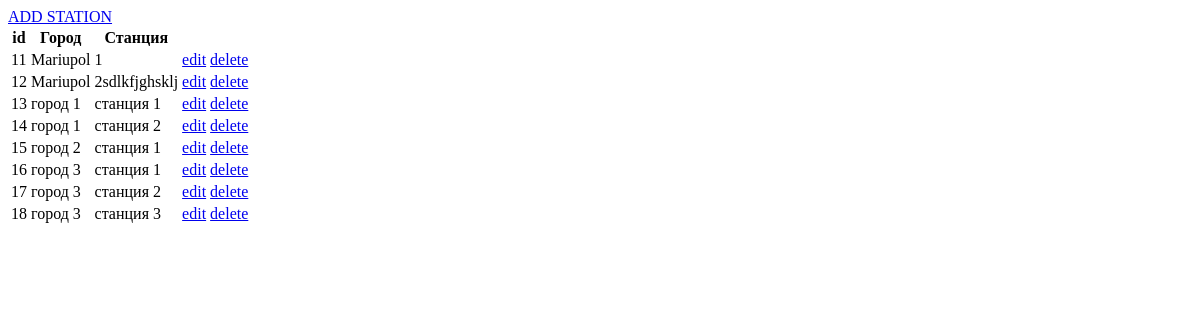
Page /admin/stations.php on the earlier database version.
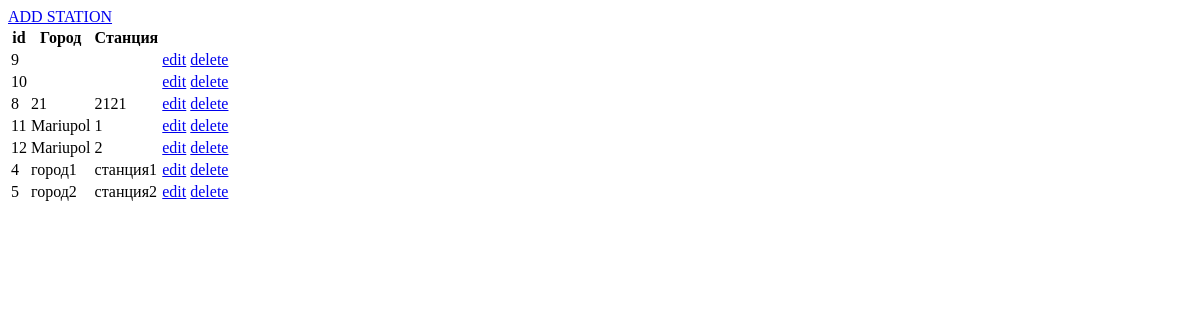
Same page on the later database version.
### tables this page shows
CREATE TABLE IF NOT EXISTS `Stations` (
  `id` int(11) NOT NULL AUTO_INCREMENT,
  `city` varchar(128) NOT NULL,
  `name` varchar(128) NOT NULL,
  PRIMARY KEY (`id`)
);

### admin/stations.php (called while the page is built, shortened)
<?php
	include '../init.php';
	if (isset($_GET['action'])) {
		switch($_GET['action']){
			case 'add':
				$template['show_form'] = true;
				$template['formAction'] = 'add';
				break;
			case 'edit':
				$template['show_form'] = true;
				$template['formAction'] = 'edit';
				if(isset($_GET['id'])){
					$query = "SELECT `city`, `name` FROM `Stations` WHERE `id` = '{$_GET['id']}'";
					$result = mysql_query($query) or die(mysql_error());
					$row = mysql_fetch_assoc($result);
					$template['formCity'] = $row['city'];
					$template['formName'] = $row['name'];
					$template['formId'] = $_GET['id'];
				}
				break;
			case 'delete':
				$template['showForm'] = false;
				$query = "DELETE FROM `Stations` WHERE `id` = '{$_GET['id']}'";
				$result = mysql_query($query) or die(mysql_error());
				header("Location: /admin/stations.php");
			break;
		}
	} else {
		$template['show_form'] = false;
		$query = "SELECT * FROM Stations ORDER BY `city`, `name`";
		$result = mysql_query($query);
		$template['list'] = array();
		while($row = mysql_fetch_assoc($result)){
			$template['list'][] = $row;
		}
	}
	include ABSPATH.'/admin/views/stations.php';

### init.php (called while the page is built, shortened)
<?php
	$template = array();

### admin/views/stations.php (the view, shortened to what this page needs)
<!DOCTYPE html>
<html>
<head>
</head>
<body>
<?php if($template['show_form']){ ?>
	<?php if(isset($template['error'])){ ?>
		<p><?= $template['error']?></p>
	<?php } ?>
	<form action="/admin/stations.php" method="POST">
		<input type="hidden" name="action" value="<?=$template['formAction'] ?>"/>
		<?php if($template['formAction'] === 'edit'){?>
			<input type="hidden" name="id" value="<?=$template['formId']?>">
		<? } ?>
		ГОРОД: <input type="text" name="city"
				value="<?= ($template['formAction'] === 'edit') ? $template['formCity'] : ''?>" />
		СТАНЦИЯ: <input type="text" name="name"
				value="<?= ($template['formAction'] === 'edit') ? $template['formName'] : ''?>"/>
		<input type="submit" value="CREATE">
	</form>
<?php } else {?>
<a href="/admin/stations.php?action=add">ADD STATION</a>
	<table>
		<thead>
			<tr>
				<th>id</th>
				<th>Город</th>
				<th>Станция</th>
				<th colspan="2"></th>
			</tr>
		</thead>
		<tbody>
			<?php foreach($template['list'] as $item){ ?>
				<tr>
					<td><?=$item['id']?></td>
					<td><?=$item['city']?></td>
					<td><?=$item['name']?></td>
					<td><a href="/admin/stations.php?action=edit&id=<?=$item['id']?>">edit</a></td>
					<td><a href="/admin/stations.php?action=delete&id=<?=$item['id']?>">delete</a></td>
				</tr>
			<?} ?>
		</tbody>
	</table>
<?php } ?>
</body>
</html>

Differences in the rows shown:
removed stations: id "13", city "город 1", name "станция 1"
removed stations: id "14", city "город 1", name "станция 2"
removed stations: id "15", city "город 2", name "станция 1"
removed stations: id "16", city "город 3", name "станция 1"
removed stations: id "17", city "город 3", name "станция 2"
removed stations: id "18", city "город 3", name "станция 3"
added stations: id "9"
added stations: id "10"
added stations: id "8", city "21", name "2121"
changed stations id 12: name "2sdlkfjghsklj" → "2"
added stations: id "4", city "город1", name "станция1"
added stations: id "5", city "город2", name "станция2"
